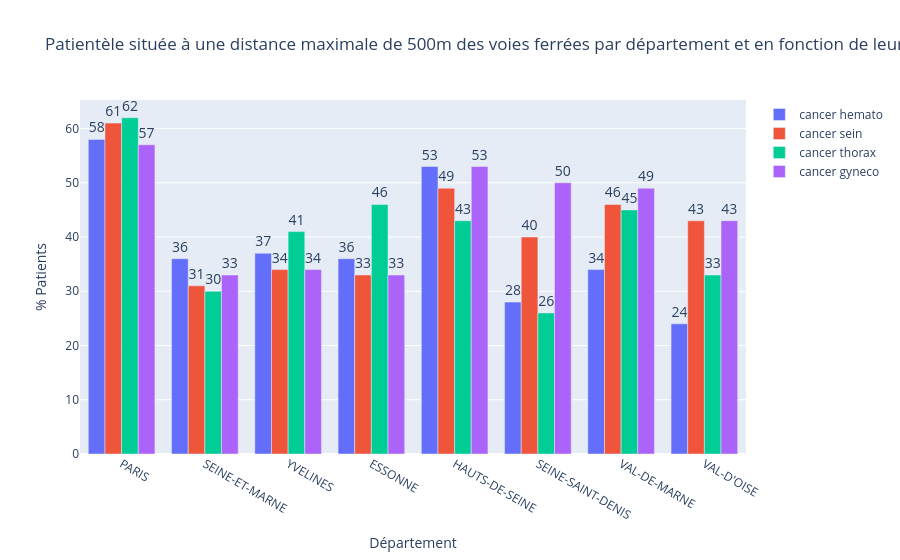

Notebook cell for this chart:
### Code cell
# Création d'une figure avec des sous-trames
fig =  go.Figure()

# Ajout des bar plots pour chaque périmètre
fig.add_trace(go.Bar(x=gdf_idf_hemato_500m['NOM_DEPT'], y=gdf_idf_hemato_500m['pourcentage'], name='cancer hemato',
                     text=gdf_idf_hemato_500m['pourcentage'],
                     textposition='outside',textfont=dict(size=14)))
fig.add_trace(go.Bar(x=gdf_idf_sein_500m['NOM_DEPT'], y=gdf_idf_sein_500m['pourcentage'], name='cancer sein',
                     text=gdf_idf_sein_500m['pourcentage'],
                     textposition='outside',textfont=dict(size=14)))
fig.add_trace(go.Bar(x=gdf_idf_thorax_500m['NOM_DEPT'], y=gdf_idf_thorax_500m['pourcentage'], name='cancer thorax',
                     text=gdf_idf_thorax_500m['pourcentage'],
                     textposition='outside',textfont=dict(size=14)))
fig.add_trace(go.Bar(x=gdf_idf_gyneco_500m['NOM_DEPT'], y=gdf_idf_gyneco_500m['pourcentage'], name='cancer gyneco',
                     text=gdf_idf_gyneco_500m['pourcentage'],
                     textposition='outside',textfont=dict(size=14)))


fig.update_layout(barmode='group', 
                  xaxis=dict(title='Département'),
                  yaxis=dict(title='% Patients'),
                  title='Patientèle située à une distance maximale de 500m des voies ferrées par département et en fonction de leur pathologie')

config = {
    'toImageButtonOptions': {
        'format': 'png',  # one of png, svg, jpeg, webp
        'filename': 'bar_stats_500m',
        'height': 500,
        'width': 1500,
        'scale': 5  # Multiply title/legend/axis/canvas sizes by this factor
    }
}

fig.show(config=config)

### Figure 1 — Plotly figure (JSON) as saved in the notebook; plotly's stock layout.template omitted (floating-point values rounded to 4 significant figures)
{"data": [{"name": "cancer hemato", "text": [58, 36, 37, 36, 53, 28, 34, 24], "textfont": {"size": 14}, "textposition": "outside", "type": "bar", "x": ["PARIS", "SEINE-ET-MARNE", "YVELINES", "ESSONNE", "HAUTS-DE-SEINE", "SEINE-SAINT-DENIS", "VAL-DE-MARNE", "VAL-D'OISE"], "y": [58, 36, 37, 36, 53, 28, 34, 24]}, {"name": "cancer sein", "text": [61, 31, 34, 33, 49, 40, 46, 43], "textfont": {"size": 14}, "textposition": "outside", "type": "bar", "x": ["PARIS", "SEINE-ET-MARNE", "YVELINES", "ESSONNE", "HAUTS-DE-SEINE", "SEINE-SAINT-DENIS", "VAL-DE-MARNE", "VAL-D'OISE"], "y": [61, 31, 34, 33, 49, 40, 46, 43]}, {"name": "cancer thorax", "text": [62, 30, 41, 46, 43, 26, 45, 33], "textfont": {"size": 14}, "textposition": "outside", "type": "bar", "x": ["PARIS", "SEINE-ET-MARNE", "YVELINES", "ESSONNE", "HAUTS-DE-SEINE", "SEINE-SAINT-DENIS", "VAL-DE-MARNE", "VAL-D'OISE"], "y": [62, 30, 41, 46, 43, 26, 45, 33]}, {"name": "cancer gyneco", "text": [57, 33, 34, 33, 53, 50, 49, 43], "textfont": {"size": 14}, "textposition": "outside", "type": "bar", "x": ["PARIS", "SEINE-ET-MARNE", "YVELINES", "ESSONNE", "HAUTS-DE-SEINE", "SEINE-SAINT-DENIS", "VAL-DE-MARNE", "VAL-D'OISE"], "y": [57, 33, 34, 33, 53, 50, 49, 43]}], "layout": {"barmode": "group", "title": {"text": "Patientèle située à une distance maximale de 500m des voies ferrées par département et en fonction de leur pathologie"}, "xaxis": {"title": {"text": "Département"}}, "yaxis": {"title": {"text": "% Patients"}}}}
